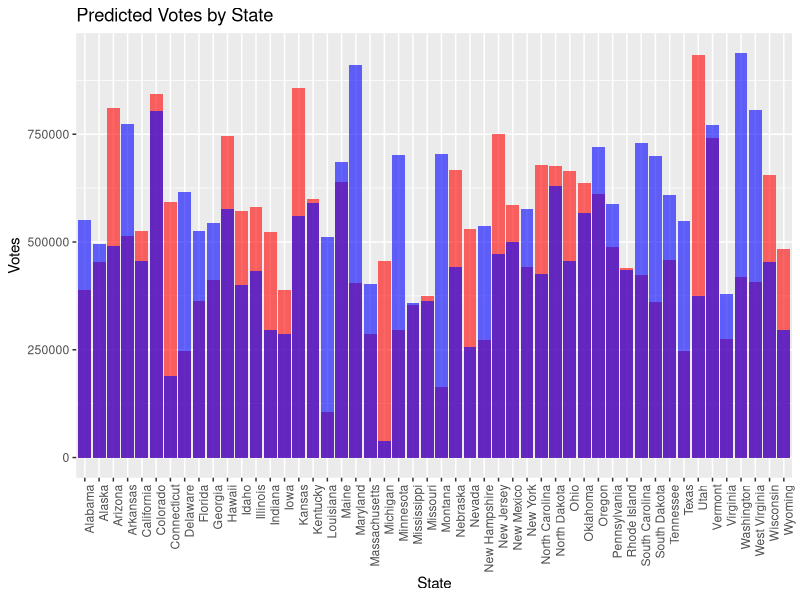

Write the R code that produced this figure.
# Load necessary libraries
library(ggplot2)

# Set a seed for reproducibility
set.seed(123)

# Generate sample data for states
states <- c("Alabama", "Alaska", "Arizona", "Arkansas", "California", "Colorado", 
            "Connecticut", "Delaware", "Florida", "Georgia", "Hawaii", "Idaho", 
            "Illinois", "Indiana", "Iowa", "Kansas", "Kentucky", "Louisiana", 
            "Maine", "Maryland", "Massachusetts", "Michigan", "Minnesota", 
            "Mississippi", "Missouri", "Montana", "Nebraska", "Nevada", 
            "New Hampshire", "New Jersey", "New Mexico", "New York", 
            "North Carolina", "North Dakota", "Ohio", "Oklahoma", "Oregon", 
            "Pennsylvania", "Rhode Island", "South Carolina", "South Dakota", 
            "Tennessee", "Texas", "Utah", "Vermont", "Virginia", "Washington", 
            "West Virginia", "Wisconsin", "Wyoming")

# Generate random vote counts for Trump and Biden
trump_votes <- rnorm(length(states), mean=500000, sd=200000)
biden_votes <- rnorm(length(states), mean=500000, sd=200000)

# Create a data frame
election_data <- data.frame(State=states, Trump=trump_votes, Biden=biden_votes)

# Summarize total votes for each candidate
total_trump_votes <- sum(election_data$Trump)
total_biden_votes <- sum(election_data$Biden)

# Print the total votes
cat("Total votes for Trump: ", total_trump_votes, "\n")
cat("Total votes for Biden: ", total_biden_votes, "\n")

# Plot the vote counts by state
ggplot(election_data, aes(x=State)) +
  geom_bar(aes(y=Trump), stat="identity", fill="red", alpha=0.6) +
  geom_bar(aes(y=Biden), stat="identity", fill="blue", alpha=0.6) +
  labs(title="Predicted Votes by State", x="State", y="Votes") +
  theme(axis.text.x=element_text(angle=90, hjust=1))

# Determine winner based on total votes
if (total_trump_votes > total_biden_votes) {
  cat("Predicted winner: Trump\n")
} else {
  cat("Predicted winner: Biden\n")
}

